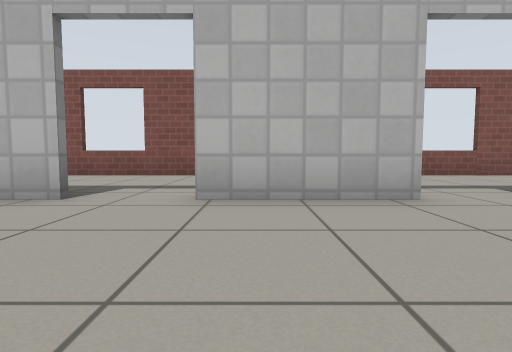
View 1 (above)

16 first-person views from a walk through a world built for the Gazebo simulator. The camera is 0.5 m above the floor, tilts 4° down and sees 80° across. The floor is counted in squares, 1 m on a side. Each view is taken from the middle of a square. On the plan, view 1 faces up. The plan holds only what a view shows up to about 9 squares ahead; the rest is blank. Simple patterns stand in for the simulator's built-in surfaces.

View 2
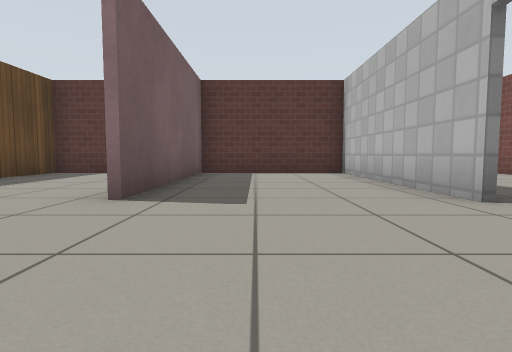

View 3
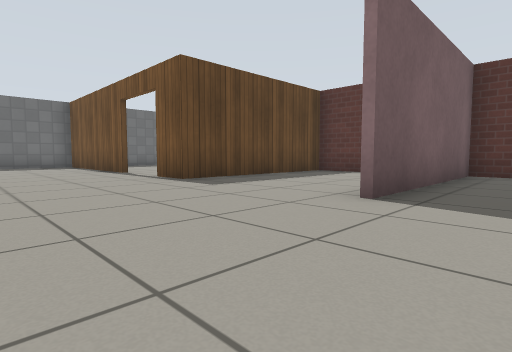

View 4
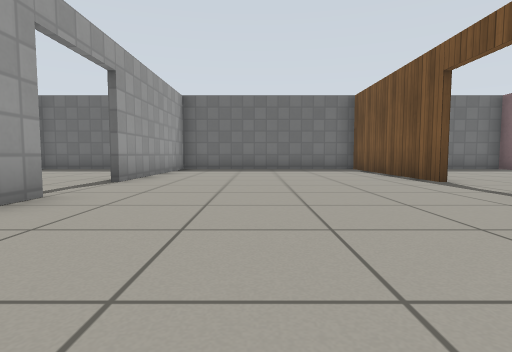

View 5
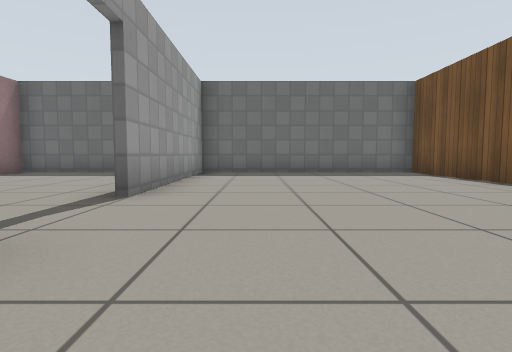

View 6
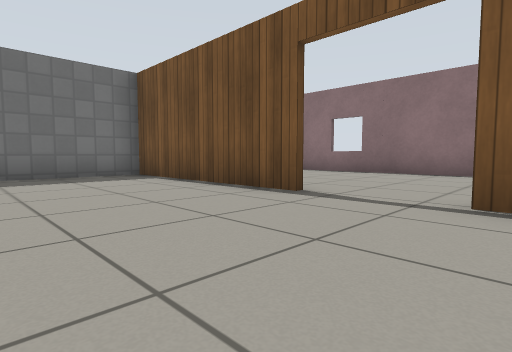

View 7
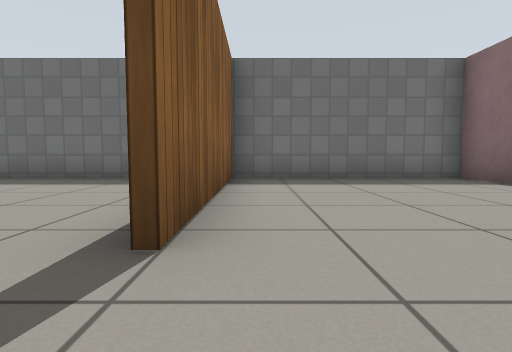

View 8
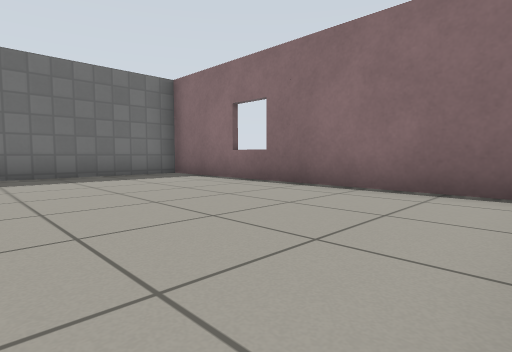

View 9
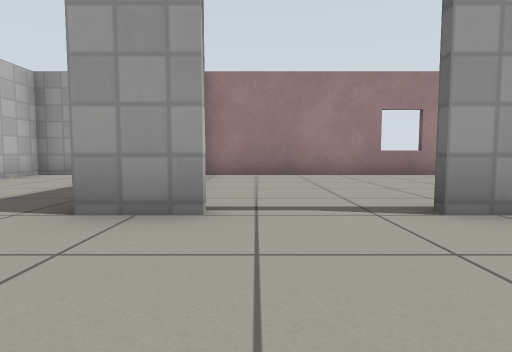

View 10
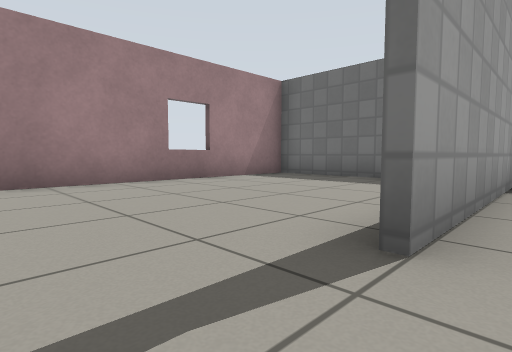

View 11
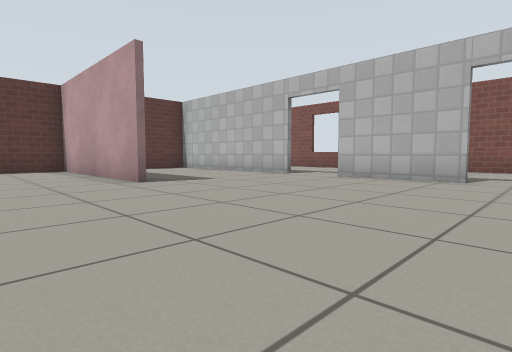

View 12
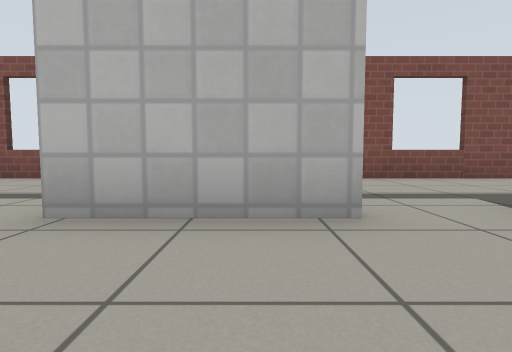

View 13
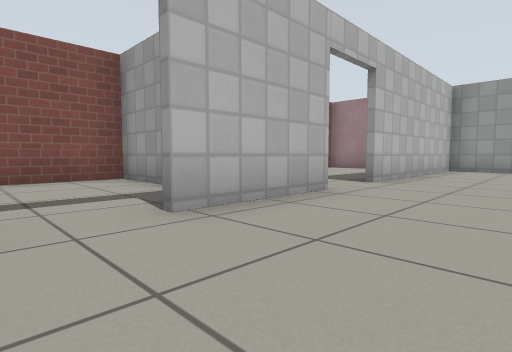

View 14
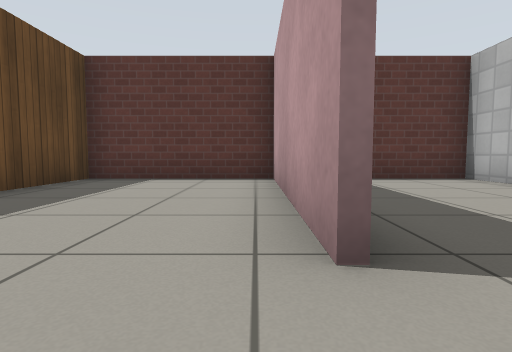

View 15
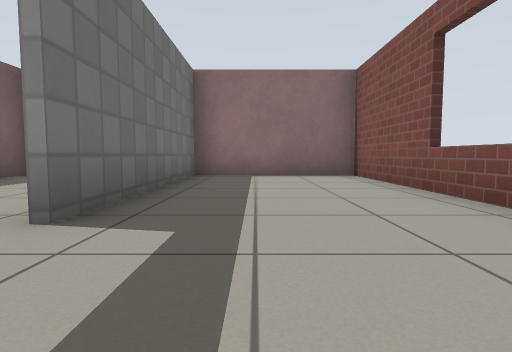

View 16
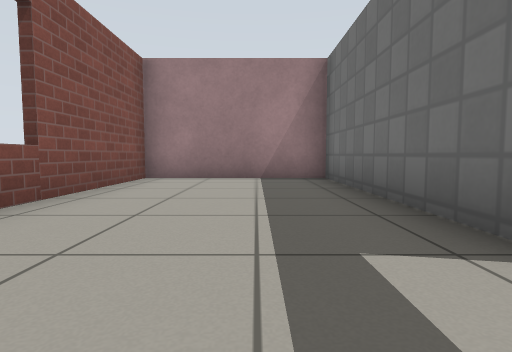

### Floor plan
Points are (right, up) in squares from view 1. A wall is a line through its corners. A room is listed if a view was taken in it or the views show most of it. See-through windows are left out.
Room 1 (views 1, 2, 3, 4, 5, 6, 9, 10, 11, 12, 13, 14)
walls: (3.5, -5.6) (3.5, -4.4); (-2.3, -0.6) (-7.3, -0.6) (-7.3, -4.5) (-2.4, -4.5) (-2.4, -5.6); (-2.4, -7.5) (-2.4, -12.5) (3.5, -12.5) (3.5, -7.5); (1.9, 3.4) (-0.8, 3.4); (-2.1, 3.4) (-7.3, 3.4) (-7.3, -0.5) (-2.3, -0.5); (8.5, -1.5) (8.5, -0.6) (7.4, -0.6); (8.5, 1.9) (8.5, 3.4) (3.2, 3.4)
ways out: open door at (-2, -6.5) to room 2; open door at (-1.5, 3.5) to room 3; open door at (2.5, 3.5) to room 4; open door at (4, -6.5)
Room 2 (views 7, 8)
walls: (-7.3, -5.4) (-7.3, -12.5) (-2.5, -12.5) (-2.5, -7.5)
ways out: open door at (-2, -6.5) to room 1
Room 3 (view 15)
walls: (0.5, 5.6) (0.5, 7.4); (1.1, 7.4) (-7.3, 7.4) (-7.3, 3.5) (-2.1, 3.5)
ways out: open door at (-1.5, 3.5) to room 1
Room 4 (view 16)
walls: (3.7, 3.5) (8.5, 3.5) (8.5, 7.4) (1.1, 7.4)
ways out: open door at (2.5, 3.5) to room 1

Where each view was taken, in squares from view 1:
view 1: 0 up, 0 right, facing up
view 2: 1 up, 1 right, facing left
view 3: 1 up, 1 right, facing down-left
view 4: 2 down, 1 right, facing down
view 5: 4 down, 2 right, facing down
view 6: 5 down, 1 right, facing down-left
view 7: 6 down, 3 left, facing down
view 8: 5 down, 3 left, facing down-left
view 9: 6 down, 1 right, facing right
view 10: 6 down, 3 right, facing down-right
view 11: 3 down, 3 right, facing up-left
view 12: 1 up, 1 right, facing up
view 13: 1 up, 2 left, facing up-right
view 14: 1 down, 1 left, facing left
view 15: 5 up, 0 right, facing left
view 16: 5 up, 2 right, facing right
